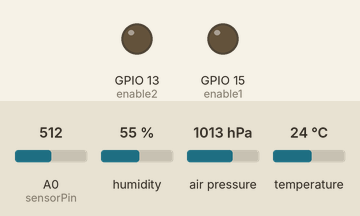
A sketch run on a simulated ESP8266 (NodeMCU). Shown: output pins drawn as LEDs (lit = HIGH). The test bench sets the inputs (shaded band); at power-on: A0 (sensorPin) = 512, humidity 55 %, air pressure 1013 hPa, temperature 24 °C. WiFi joins after 1.5 s; servers stay silent unless stated; pins used as bus, display or sensor lines are not drawn; what the sketch prints to the serial monitor is not drawn.

Above: at 2.1 s.
At 2.6 s:
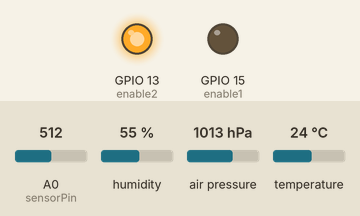
Timing chart, 0 to 5.5 s (numbered marks = the images above):
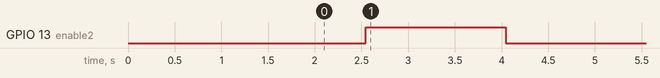

The sketch:

Anon_IoT_Device.ino
```cpp
//library DHT22
#include <DHT.h>
//library esp
#include <ESP8266WiFi.h>
//library bmp180
#include <Wire.h>
#include <Adafruit_Sensor.h>
#include <Adafruit_BMP085_U.h>

const char* ssid = "Anon";                                  //fill in your wifi name
const char* password = "89228922";                         //fill in your wifi password
const char* server = "128.199.210.91";
String SerialNumber = "ZgkL2LfL0Q";


#define DHTPIN 2 // what pin we’re connected to
WiFiClient client;
DHT dht(DHTPIN, DHT22,15);
Adafruit_BMP085_Unified bmp = Adafruit_BMP085_Unified(10085);

int sensorPin = A0;    // input for LDR and rain sensor
int enable1 = 15;      // enable reading LDR
int enable2 = 13;      // enable reading Rain sensor

int sensorValue1 = 0;  // variable to store the value coming from sensor LDR
int sensorValue2 = 0;  // variable to store the value coming from sensor Rain sensor

void connectWifi(){
  if(WiFi.status() != WL_CONNECTED){
  	WiFi.begin(ssid, password);

  	Serial.println();
  	Serial.println();
  	Serial.print("Connecting to ");
  	Serial.println(ssid);
  	Serial.println();

  	digitalWrite(LED_BUILTIN, HIGH);
  		while (WiFi.status() != WL_CONNECTED) {
        Serial.print(".");
  		  delay(500);
  		}
  	digitalWrite(LED_BUILTIN, LOW);

  	Serial.println();
  	Serial.println("WiFi connected");
  	Serial.println();
  }
}

void setup() {
	// declare the enable and Pin as an OUTPUT:
	pinMode(enable1, OUTPUT);
	pinMode(enable2, OUTPUT);
	pinMode(LED_BUILTIN, OUTPUT);

	Serial.begin(115200);
	delay(10);
	// test BMP085
	  if (!bmp.begin())
	  {
		Serial.print("problem detecting BMP");
		while (1);
	  }
	dht.begin();
	// connectWifi
	connectWifi();
}
void loop() {
  //----------------check wifi
  connectWifi();
	//--------------------------DHT22/DHT11-------------------------
	delay(500);
	float h = dht.readHumidity();
	float t = dht.readTemperature();

	if (isnan(h) || isnan(t)) {
		Serial.println("Failed to read from DHT sensor!");
		return;
	}

	Serial.print("Temperature:      ");
	Serial.print(t);
	Serial.print(" C");
	Serial.println();

	Serial.print("Humidity:         ");
	Serial.print(h);
	Serial.print(" %");
	Serial.println();

	//measure dew point with the temperature and the humidity

	double gamma = log(h/100) + ((17.625*t) / (243.04+t));
 	double dp = 243.04*gamma / (17.625-gamma);

	Serial.print("Dew point:        ");
	Serial.print(dp);
	Serial.print(" C");
	Serial.println();

	//--------------------------BMP180------------------------

	if(!bmp.begin()) {
		Serial.print("Failed to read from BMP sensor!!");
		while(1);
	}

	sensors_event_t event;
	bmp.getEvent(&event);

	Serial.print("Pressure:         ");
	Serial.print(event.pressure);
	Serial.println("hPa");

  //--------------------------LDR-------------------------

  digitalWrite(enable1, HIGH);
  sensorValue1 = analogRead(sensorPin);
  sensorValue1 = constrain(sensorValue1, 300, 850);
  sensorValue1 = map(sensorValue1, 300, 850, 0, 1023);
  Serial.print("Light intensity:  ");
  Serial.println(sensorValue1);
  digitalWrite(enable1, LOW);
  delay(500);

  //--------------------------Rain Sensor-------------------------

  digitalWrite(enable2, HIGH);
  delay(1000);
  sensorValue2 = analogRead(sensorPin);
  sensorValue2 = constrain(sensorValue2, 150, 440);
  sensorValue2 = map(sensorValue2, 150, 440, 1023, 0);
    if (sensorValue2 >300)
    sensorValue2  = 1;
    else
    sensorValue2 = 0;
  Serial.print("Rain value:       ");
  Serial.println(sensorValue2);
  delay(500);
  digitalWrite(enable2, LOW);
  Serial.println("");
	//--------------------------ConnectSercver-------------------------

	if (client.connect(server,80)) { // "184.106.153.149" or api.thingspeak.com

		String  postStr = "&temp=";
		  postStr += String(t);
		  postStr +="&humidity=";
		  postStr += String(h);
		  postStr +="&dewpoint=";
		  postStr += String(dp);
		  postStr +="&pressure=";
		  postStr += String(event.pressure);
		  postStr +="&light=";
		  postStr += String(sensorValue1);
		  postStr +="&rain=";
		  postStr += String(sensorValue2);
		  postStr +="&SerialNumber=";
		  postStr += String(SerialNumber);

		client.println("POST /weather HTTP/1.1");
		client.println("Host: 128.199.210.91");
		client.println("User-Agent: Arduino/1.0");
		client.println("Connection: close");
		client.println("Content-Type: application/x-www-form-urlencoded;");
		client.print("Content-Length: ");
		client.println(postStr.length());
		client.println();
		client.println(postStr);
	}
	client.stop();

	// 5 minute delay between updates

 Serial.println("   !!!!!Wait 5 minute");
 delay(60000);
 Serial.println("   !!!!Wait 4 minute");
 delay(60000);
 Serial.println("   !!!Wait 3 minute");
 delay(60000);
 Serial.println("   !!Wait 2 minute");
 delay(60000);
 Serial.println("   !Wait 1 minute");
 delay(60000);

 Serial.println("");
 Serial.println("");
}
```

Measured:
- by itself, GPIO 13 (enable2): LOW → HIGH at 2.5 s, → LOW 1.5 s later
